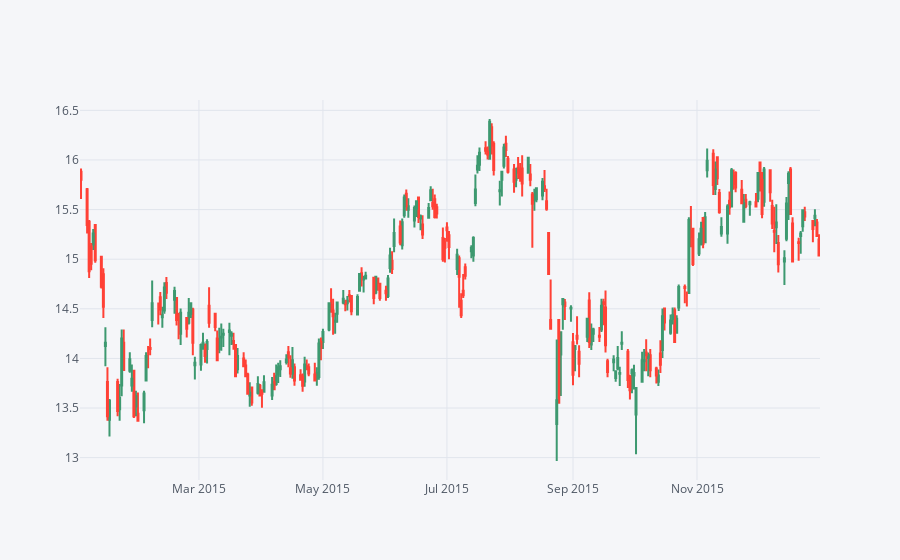

Here is the notebook cell this chart was saved with:
### Code cell
BAC_15 = BAC[['Open','High','Low','Close']].loc['2015']

BAC_15.iplot(kind='candle')

### Figure 1 — Plotly figure (JSON) as saved in the notebook; plotly's stock layout.template omitted (floating-point values rounded to 4 significant figures; data arrays with more than 128 entries replaced by an {"elided": "..."} marker saying what was removed)
{"data": [{"close": {"elided": "252 float values"}, "high": {"elided": "252 float values"}, "low": {"elided": "252 float values"}, "open": {"elided": "252 float values"}, "showlegend": false, "type": "candlestick", "x": {"elided": "252 str values"}, "yaxis": "y2"}], "layout": {"legend": {"bgcolor": "#F5F6F9", "font": {"color": "#4D5663"}}, "paper_bgcolor": "#F5F6F9", "plot_bgcolor": "#F5F6F9", "title": {"font": {"color": "#4D5663"}}, "xaxis": {"gridcolor": "#E1E5ED", "rangeslider": {"visible": false}, "showgrid": true, "tickfont": {"color": "#4D5663"}, "title": {"font": {"color": "#4D5663"}, "text": ""}, "zerolinecolor": "#E1E5ED"}, "yaxis": {"gridcolor": "#E1E5ED", "showgrid": true, "showticklabels": false, "tickfont": {"color": "#4D5663"}, "title": {"font": {"color": "#4D5663"}, "text": ""}, "zerolinecolor": "#E1E5ED"}, "yaxis2": {"gridcolor": "#E1E5ED", "showgrid": true, "tickfont": {"color": "#4D5663"}, "title": {"font": {"color": "#4D5663"}, "text": ""}, "zerolinecolor": "#E1E5ED"}}}
